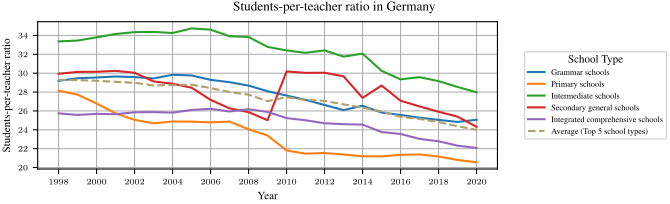

Write the Python code that produced this figure.
import os
import numpy as np
import pandas as pd
import matplotlib.pyplot as plt
import school_analysis as sa
import matplotlib.pyplot as plt
from tueplots.constants.color import rgb
from tueplots import bundles
from school_analysis.preprocessing import SCHOOL_TYPE_MAPPING
from school_analysis.preprocessing.helpers import students_teachers
from school_analysis.preprocessing.load import Loader

# Settings and definitions
plt.rcParams.update(bundles.icml2022(
    column="full", nrows=1, ncols=2, usetex=True))
DEBUG = False
loader = Loader()

# Settings
MCS = 5
TEACHER_CONTRACT = [
    "Vollzeitbeschäftigte Lehrkräfte",
    "Teilzeitbeschäftigte Lehrkräfte"
]

# Students-per-teachers avg
fig, ax = plt.subplots()


# Get the number of students for the most common school types
plot_data = loader.load("students-per-teacher-by-type",
                        contract_types=TEACHER_CONTRACT)
swapped = {value: key for key, value in SCHOOL_TYPE_MAPPING.items()}
plot_data["School Type"] = plot_data["School Type"].map(swapped)
plot_data = plot_data[
    (plot_data["Gender_students"] == "all")
    & (plot_data["Gender_teachers"] == "all")
]
plot_data = plot_data[plot_data["Contract Type"].isin(TEACHER_CONTRACT)]
most_common_school_types = students_teachers.get_most_common_school_types(
    plot_data, MCS, school_type_col="School Type", value_col="Students")

# Recalculate students per teacher
grouped = plot_data.groupby(["Year", "School Type"])
plot_data = grouped["Students"].sum().reset_index()
plot_data.loc[:, "Teachers"] = grouped["Number of Teachers"].sum().reset_index()[
    "Number of Teachers"]
plot_data["Students per Teacher"] = plot_data["Students"] / \
    plot_data["Teachers"]

# Select data to plot (aggregation)
grouped = plot_data[plot_data["School Type"].isin(
    most_common_school_types)].dropna().groupby("Year")
plot_data_mean = grouped["Students per Teacher"].mean().reset_index()
# plot_data_std = grouped["Students per Teacher"].std().reset_index()

# Plot
# ax.fill_between(plot_data_mean["Year"], plot_data_mean["Students per Teacher"] - plot_data_std["Students per Teacher"],
#                 plot_data_mean["Students per Teacher"] + plot_data_std["Students per Teacher"], alpha=0.25, label="Std-Deviation(Top {})".format(MCS),  color=rgb.tue_gray)
for idx, st in enumerate(most_common_school_types):
    st_group = plot_data[plot_data["School Type"] == st].groupby("Year")
    st_group_mean = st_group["Students per Teacher"].mean().reset_index()
    ax.plot(st_group_mean["Year"],
            st_group_mean["Students per Teacher"], label=st)
ax.plot(plot_data_mean["Year"], plot_data_mean["Students per Teacher"],
        label="Average (Top {} school types)".format(MCS), color=rgb.tue_gold, linestyle='--')

# Other settings
ax.set_xlabel("Year")
ax.set_ylabel("Students-per-teacher ratio")
ax.set_xticks(np.arange(plot_data["Year"].min(),
              plot_data["Year"].max() + 1, 2))
ax.grid(True)
ax.legend(bbox_to_anchor=(1.05, 0.5), loc='center left', title="School Type")

# Other settings
fig.suptitle("Students-per-teacher ratio in Germany")

if DEBUG:
    plt.show(block=True)

fig.savefig(os.path.join(sa.PROJECT_PATH, "doc",
            "report", "fig", "{}.pdf".format(os.path.realpath(__file__).split(".")[0])), format="pdf")
